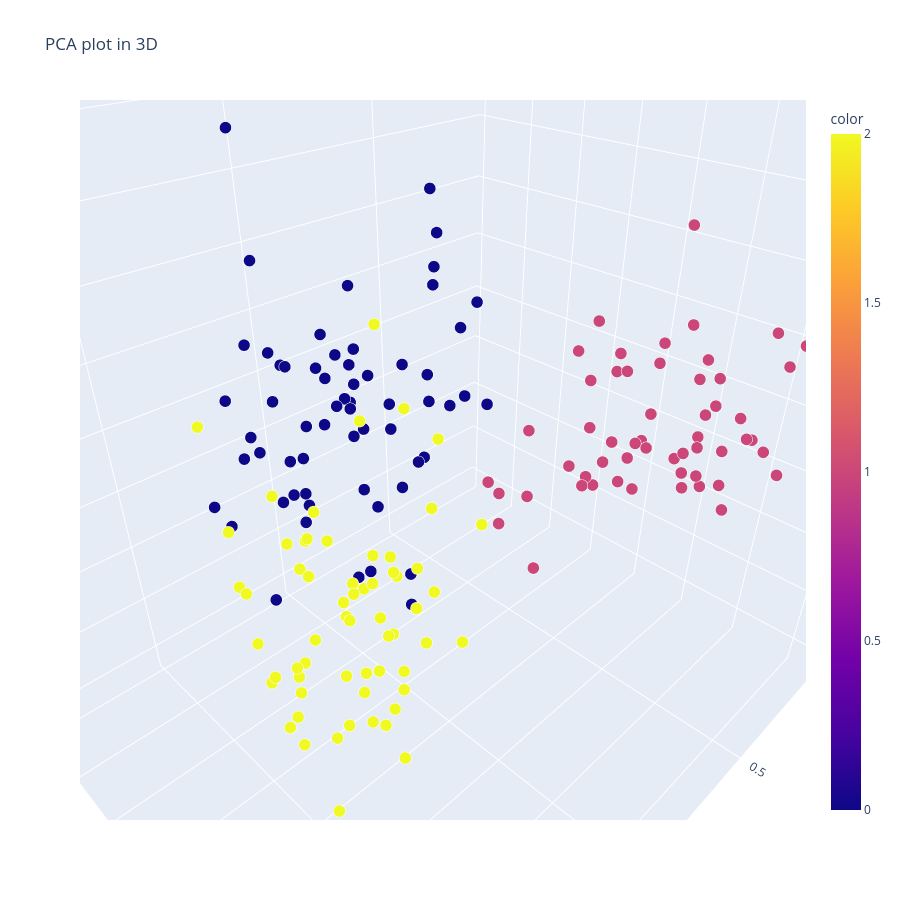

Here is the notebook cell this chart was saved with:
### Code cell
PCAplot3D(X, pred_k)

### Figure 1 — Plotly figure (JSON) as saved in the notebook; plotly's stock layout.template omitted (floating-point values rounded to 4 significant figures; data arrays with more than 128 entries replaced by an {"elided": "..."} marker saying what was removed)
{"data": [{"hovertemplate": "PC 1=%{x}<br>PC 2=%{y}<br>PC 3=%{z}<br>size=%{marker.size}<br>color=%{marker.color}<extra></extra>", "legendgroup": "", "marker": {"color": {"elided": "178 int values"}, "coloraxis": "coloraxis", "opacity": 1, "size": {"elided": "178 float values"}, "sizemode": "area", "sizeref": 0.00025, "symbol": "circle"}, "mode": "markers", "name": "", "scene": "scene", "showlegend": false, "type": "scatter3d", "x": {"elided": "178 float values"}, "y": {"elided": "178 float values"}, "z": {"elided": "178 float values"}}], "layout": {"coloraxis": {"colorbar": {"title": {"text": "color"}}, "colorscale": [[0, "#0d0887"], [0.1111, "#46039f"], [0.2222, "#7201a8"], [0.3333, "#9c179e"], [0.4444, "#bd3786"], [0.5556, "#d8576b"], [0.6667, "#ed7953"], [0.7778, "#fb9f3a"], [0.8889, "#fdca26"], [1, "#f0f921"]]}, "height": 900, "legend": {"itemsizing": "constant", "tracegroupgap": 0}, "scene": {"aspectmode": "auto", "aspectratio": {"x": 1.087, "y": 0.8832, "z": 1.042}, "camera": {"center": {"x": 0, "y": 0, "z": 0}, "eye": {"x": -0.7667, "y": -0.7668, "z": 0.6992}, "projection": {"type": "perspective"}, "up": {"x": 0, "y": 0, "z": 1}}, "domain": {"x": [0, 1], "y": [0, 1]}, "xaxis": {"title": {"text": "PC 1"}, "type": "linear"}, "yaxis": {"title": {"text": "PC 2"}, "type": "linear"}, "zaxis": {"title": {"text": "PC 3"}, "type": "linear"}}, "title": {"text": "PCA plot in 3D"}, "width": 900}}
